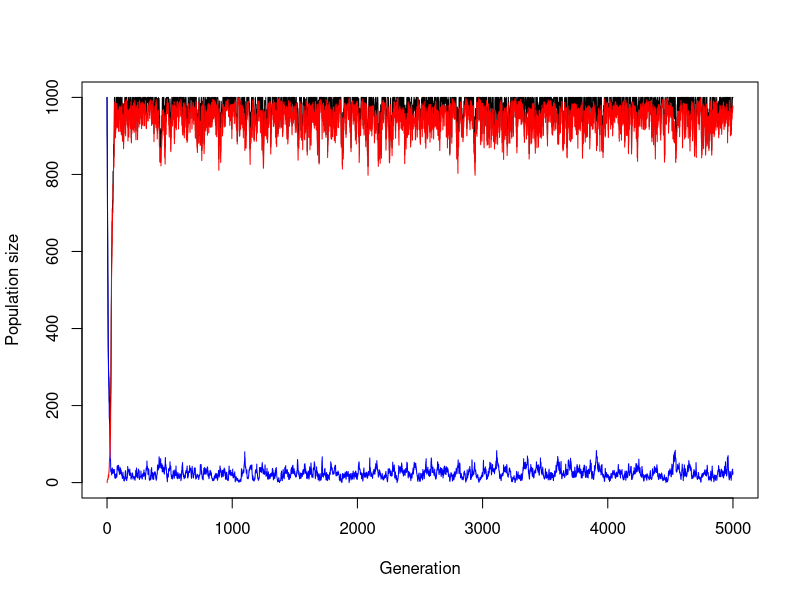
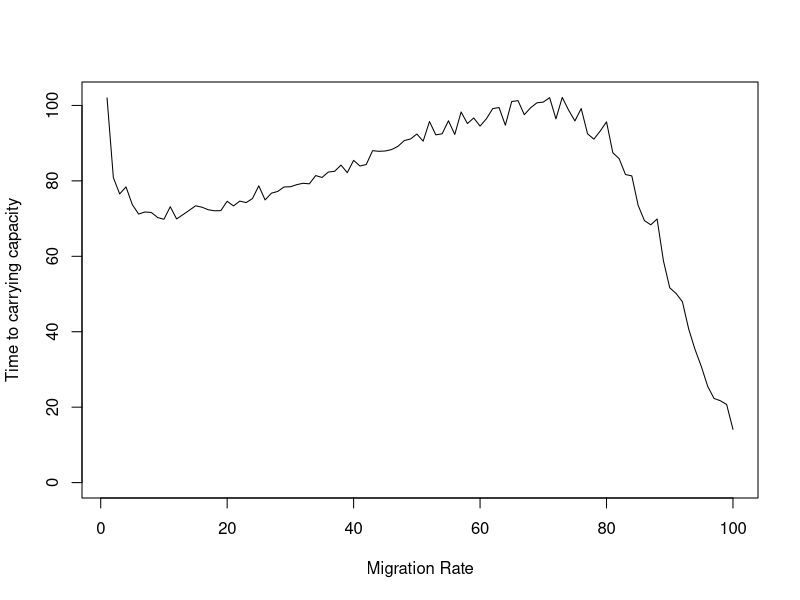
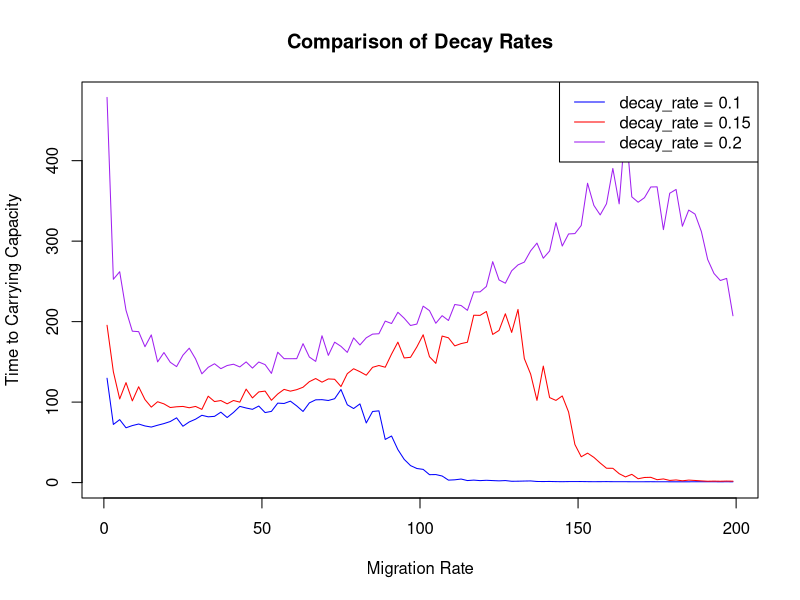

Write R code to recreate these figures, in order.
## ---- chunk 1
simulate_one_gen_mig_logistic <- function(N_a, N_A, carrying_capacity, decay_rate, sel_coeff, mut_rate, mig_rate_a) {
  # adult migrants arrive and are added to 'a' population
  N_a_mig <- rpois(1, mig_rate_a) # stochastic immigration
  N_a <- N_a + N_a_mig
  
  # determine total population size
  N_total <- N_a+N_A
  
  # reproduction occurs according to decay rates and selection coefficients
  offsp_a <- rpois(1, N_a * (1-decay_rate)) # independent of carrying capacity
  offsp_A <- rpois(1, N_A + N_A*(sel_coeff-decay_rate)*(1-N_total/carrying_capacity))
  # randomly kill individuals if carrying capacity is exceeded
  offsp_total <- offsp_A + offsp_a
  if(offsp_total > carrying_capacity)
  {
    offsp_a <- rbinom(1,carrying_capacity,c(offsp_a,offsp_A)/offsp_total)
    offsp_A <- carrying_capacity-offsp_a
  }

  
  # draw new mutants according to Poisson distribution
  mut_a_to_A <- rpois(1, offsp_a * mut_rate)
  
  # determine new population sizes of wild type and mutant
  N_a_new <- offsp_a - mut_a_to_A
  N_A_new <- offsp_A + mut_a_to_A
  
  return(c(N_a_new, N_A_new))
}
# Test the function
print(simulate_one_gen_mig_logistic(N_a=50, N_A=0, carrying_capacity=50, decay_rate=0.1, sel_coeff=0.3, mut_rate=0.1, mig_rate_a=1))

## ---- chunk 2
simulate_pop_mig_logistic <- function(N_init_a, N_init_A, carrying_capacity, decay_rate, sel_coeff, mut_rate, mig_rate_a, t_max) {
  # Create the vector in which to save the results
  pop_vector <- c(N_init_a, N_init_A)
  # initiate the variables
  pop_new <- c(N_init_a, N_init_A)
  
  # run the simulation until generation t_max
  for (i in 1:t_max+1) {
    # redefine the current population one generation later
    pop_new <- simulate_one_gen_mig_logistic(pop_new[1],pop_new[2],carrying_capacity, decay_rate, sel_coeff, mut_rate, mig_rate_a)
    # add the new population sizes to the output vector
    pop_vector <- rbind(pop_vector,pop_new)
  }
  
  # define the row and column names of the output vector
  rownames(pop_vector) <- (0:t_max)[1:length(pop_vector[,1])] # note that the vector has to be cut if the simulation stopped early
  colnames(pop_vector) <- c("a","A")
  # return the result
  return(pop_vector)	
}


# Test the function and plot the result
# set t_max to a value to be used througout
max_gen <- 5000
# create your simulation data
output <- simulate_pop_mig_logistic(1000,0,1000,0.1,0.3,0.001,3,max_gen)
# show the last few lines of the data table
print(tail(output))
# plot the output - note that the plot range and the x axis have to be adjusted based on the length of the table
# determine x axis range 
x_range <- 0:(length(output[,1])-1)
# this plots the total population size
plot(x_range,output[,1]+output[,2],type='l',ylim=c(0,max(output[,1]+output[,2])),xlab = "Generation",ylab = "Population size")
# add number of wild type individuals
lines(x_range,output[,1], col="blue")
# add number of mutant individuals
lines(x_range,output[,2], col="red")
## ---- chunk 3
simulate_pop_mig_logistic <- function(N_init_a, N_init_A, carrying_capacity, decay_rate, sel_coeff, mut_rate, mig_rate_a, t_max) {
  
  # initiate the variables
  pop_new <- c(N_init_a, N_init_A)
  # start counting generations
  gen <- 0
  
  # run the simulation until generation t_max
  for (i in 1:t_max+1) {
    # redefine the current population one generation later
    pop_new <- simulate_one_gen_mig_logistic(pop_new[1],pop_new[2],carrying_capacity, decay_rate, sel_coeff, mut_rate, mig_rate_a)
    # adding one generation to counter
    gen <- gen+1
    # calculate population size
    N_total <- sum(pop_new)
    # stop when carrying capacity is reached
    if (N_total == carrying_capacity) break
  }
  return(gen)	
}


# Test the function and plot the result
# set t_max to a value to be used througout
max_gen <- 100
# create your simulation data
output_gens <- simulate_pop_mig_logistic(1000,0,1000,0.1,0.3,0.001,3,max_gen)
print(output)
## ---- chunk 4

N_init_a <-  1000
N_init_A <- 0
carrying_capacity <- 1000
decay_rate <- 0.1
sel_coeff <- 0.3
mut_rate <- 0.001
mig_rate_a <- 11
t_max <- 1000
n_reps <- 500


table_matrix <- matrix(nrow = n_reps, ncol = 1) 
print(table_matrix)  


# repeat the simulation n_reps times

 for (rep in 1:n_reps) {
   
# start the simulation with the same initials conditions
table_matrix[rep,1] <- simulate_pop_mig_logistic(N_init_a, N_init_A, carrying_capacity, decay_rate, sel_coeff, mut_rate, mig_rate_a, t_max)}
 
  print(table_matrix)  

  ## Calculate the average to carrying capacity
  avg_gen_time <- mean(table_matrix)
  print(avg_gen_time)
  



## ---- chunk 5

N_init_a <- 1000
N_init_A <- 0
carrying_capacity <- 1000
decay_rate <- 0.1
sel_coeff <- 0.3
mut_rate <- 0.001
mig_rate_a <- seq(1, 100, by=1)
t_max <- 1000
n_reps <- 500


table_avg <- matrix(nrow = length(mig_rate_a), ncol= 2  ) 

q <- 1
#  increase migration
for(mig in mig_rate_a){

 # repeat the simulation n_reps times
  table_matrix <- matrix(nrow = n_reps, ncol= 1  )

 for (rep in 1:n_reps) {
   
# start the simulation with the same initials conditions
table_matrix[rep,1] <- simulate_pop_mig_logistic(N_init_a, N_init_A, carrying_capacity, decay_rate, sel_coeff, mut_rate, mig, t_max)
}

  ## Calculate the average to carrying capacity
  avg_gen_time <- mean(table_matrix)
  table_avg[q, 1] <- mig
  table_avg[q,2] <- avg_gen_time
  
  q <- q+1
  
  }
 
  print(table_avg)
  
# Test the function and plot the result
# set t_max to a value to be used througout
# this plots the total population size
plot(table_avg[,1], table_avg [,2],type='l',ylim=c(0,max(table_avg [,2])),xlab = "Migration Rate",ylab = "Time to carrying capacity")


## ---- chunk 6

N_init_a <- 1000
N_init_A <- 0
carrying_capacity <- 1000
decay_rate_a <- 0.1
decay_rate_b <- 0.15
decay_rate_c <- 0.2
sel_coeff <- 0.3
mut_rate <- 0.001
mig_rate_a <- seq(1, 200, by=2)
t_max <- 1000
n_reps <- 50

# Table to store results for decay_rate = 0.1
table_avg_a <- matrix(nrow = length(mig_rate_a), ncol= 2)

# Table to store results for decay_rate = 0.15
table_avg_b <- matrix(nrow = length(mig_rate_a), ncol= 2)

# Table to store results for decay_rate = 0.2
table_avg_c <- matrix(nrow = length(mig_rate_a), ncol= 2)


q <- 1
#  increase migration
for(mig in mig_rate_a){

 # repeat the simulation n_reps times
  table_matrix <- matrix(nrow = n_reps, ncol= 1  )

 for (rep in 1:n_reps) {
   
# start the simulation with the same initials conditions with the decay rate A
table_matrix[rep,1] <- simulate_pop_mig_logistic(N_init_a, N_init_A, carrying_capacity, decay_rate_a, sel_coeff, mut_rate, mig, t_max)
}

  ## Calculate the average to carrying capacity
  avg_gen_time <- mean(table_matrix)
  table_avg_a[q, 1] <- mig
  table_avg_a[q,2] <- avg_gen_time
  
  q <- q+1
  
}
  
 
# start the simulation with the same initials conditions with the decay rate B

q <- 1
#  increase migration
for (mig in mig_rate_a) {

 # repeat the simulation n_reps times
  table_matrix <- matrix(nrow = n_reps, ncol = 1)

 for (rep in 1:n_reps) {
   
# start the simulation with the same initials conditions with the decay rate B
table_matrix[rep,1] <- simulate_pop_mig_logistic(N_init_a, N_init_A, carrying_capacity, decay_rate_b, sel_coeff, mut_rate, mig, t_max)
}

  ## Calculate the average to carrying capacity
  avg_gen_time <- mean(table_matrix)
  table_avg_b[q, 1] <- mig
  table_avg_b[q,2] <- avg_gen_time
  
  q <- q+1
  
}  
# start the simulation with the same initials conditions with the decay rate B

q <- 1
#  increase migration
for (mig in mig_rate_a) {

 # repeat the simulation n_reps times
  table_matrix <- matrix(nrow = n_reps, ncol = 1)

 for (rep in 1:n_reps) {
   
# start the simulation with the same initials conditions with the decay rate C

table_matrix[rep,1] <- simulate_pop_mig_logistic(N_init_a, N_init_A, carrying_capacity, decay_rate_c, sel_coeff, mut_rate, mig, t_max)
}

  ## Calculate the average to carrying capacity
  avg_gen_time <- mean(table_matrix)
  table_avg_c[q, 1] <- mig
  table_avg_c[q,2] <- avg_gen_time
  
  q <- q+1
  
  }
  print(table_avg_a)
  print(table_avg_b)
  print(table_avg_c)

# Plot the results
  plot(table_avg_a[,1], table_avg_a[,2], type= 'l', col= "blue", ylim= c(0, max(table_avg_a[,2], table_avg_b[,2], table_avg_c[,2])), xlab = "Migration Rate", ylab= "Time to Carrying Capacity", main = "Comparison of Decay Rates")

# Add the line for decay_rate = 0.5
  
  lines(table_avg_b[,1], table_avg_b[,2], col= "red")
  lines(table_avg_c[,1], table_avg_c[,2], col= "purple")
  
  # Add a legend
legend("topright", legend = c("decay_rate = 0.1", "decay_rate = 0.15", "decay_rate = 0.2"), col = c("blue", "red", "purple"), lty = 1)

